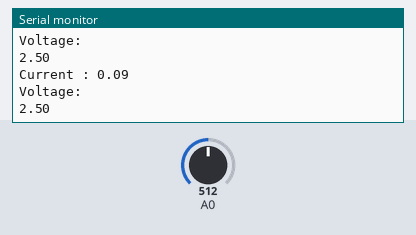
Bench run of a sketch on a simulated Arduino Uno, built with avr-gcc and run on an emulated ATmega328P. Parts: the last lines printed to the serial monitor. The test bench sets the inputs (shaded band); at power-on: A0 = 512.

Above: at 2.8 s.
2.9 s: A0 set to 716
At 5.2 s:
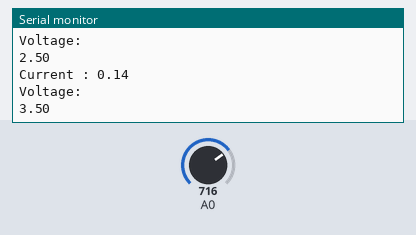
5.6 s: A0 set to 900
At 7.0 s:
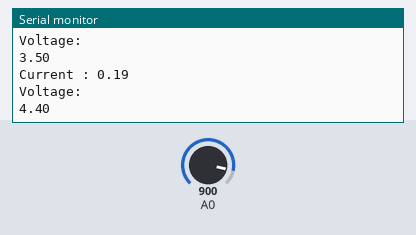
Timing chart, 0 to 8.6 s (numbered marks = the images above; inputs shaded):
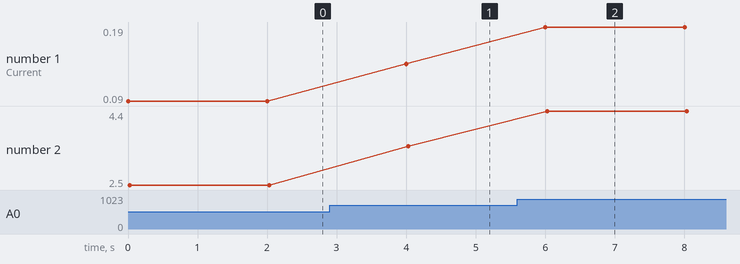

The sketch:

current_sensing.ino
```cpp
void setup() {
  // put your setup code here, to run once:
  Serial.begin(9600);
}

void loop() {
  // put your main code here, to run repeatedly:
  int adc = analogRead(A0);
  float voltage = adc*5/1023.0;
  float current = ((voltage-0.9)/0.185)/100;
  Serial.print("Current : ");
  Serial.println(current);
  Serial.println("Voltage: ");
  Serial.println(voltage);
  delay(2000);
}
```

Measured:
- after the input at 2.9 s, the serial monitor: prints a new line after 1.1 s (image 1)
- after the input at 5.6 s, the serial monitor: prints a new line after 0.40 s (image 2)
- plotted number 1: 0.09 → 0.14 after the input at 2.9 s, 0.14 → 0.19 after the input at 5.6 s
- plotted number 2: 2.5 → 3.5 after the input at 2.9 s, 3.5 → 4.4 after the input at 5.6 s
